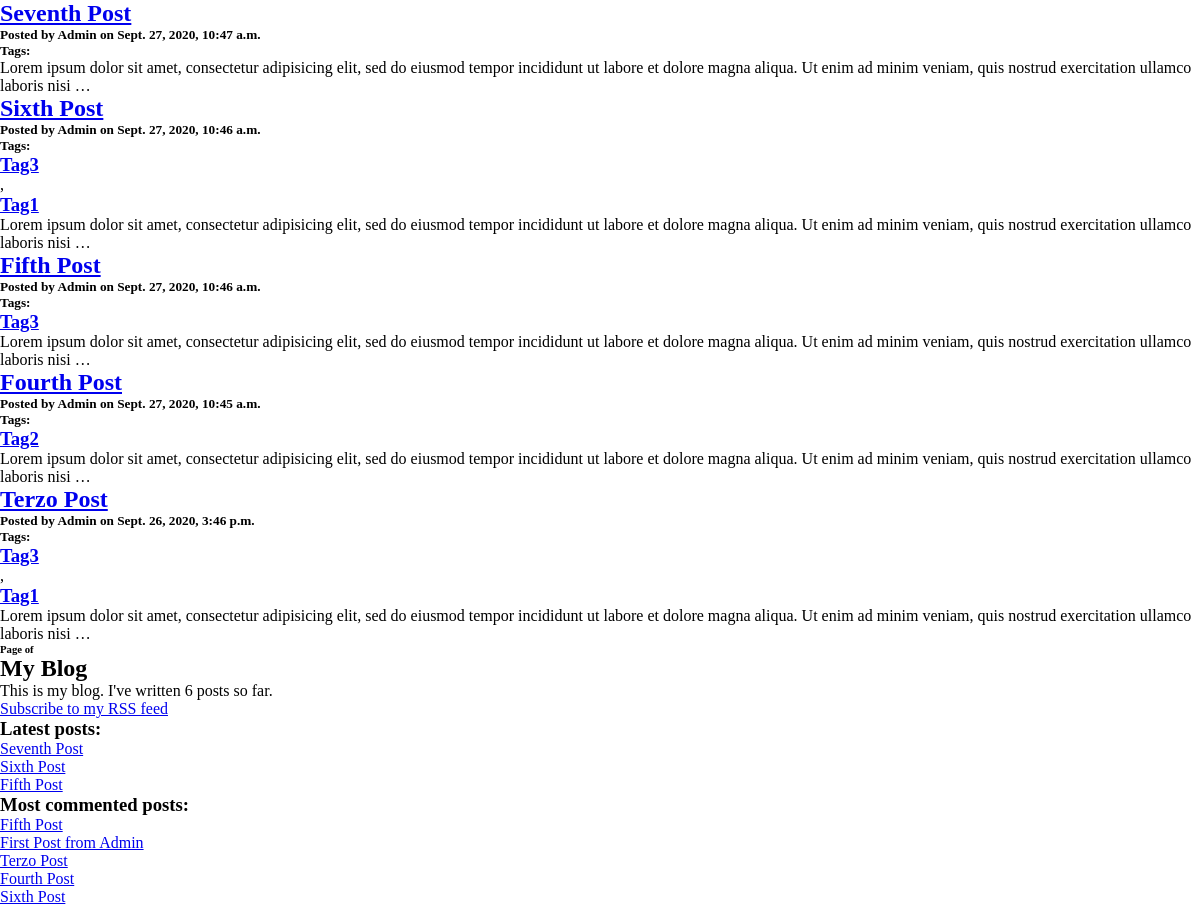
The page /blog/ on the database as committed earlier.
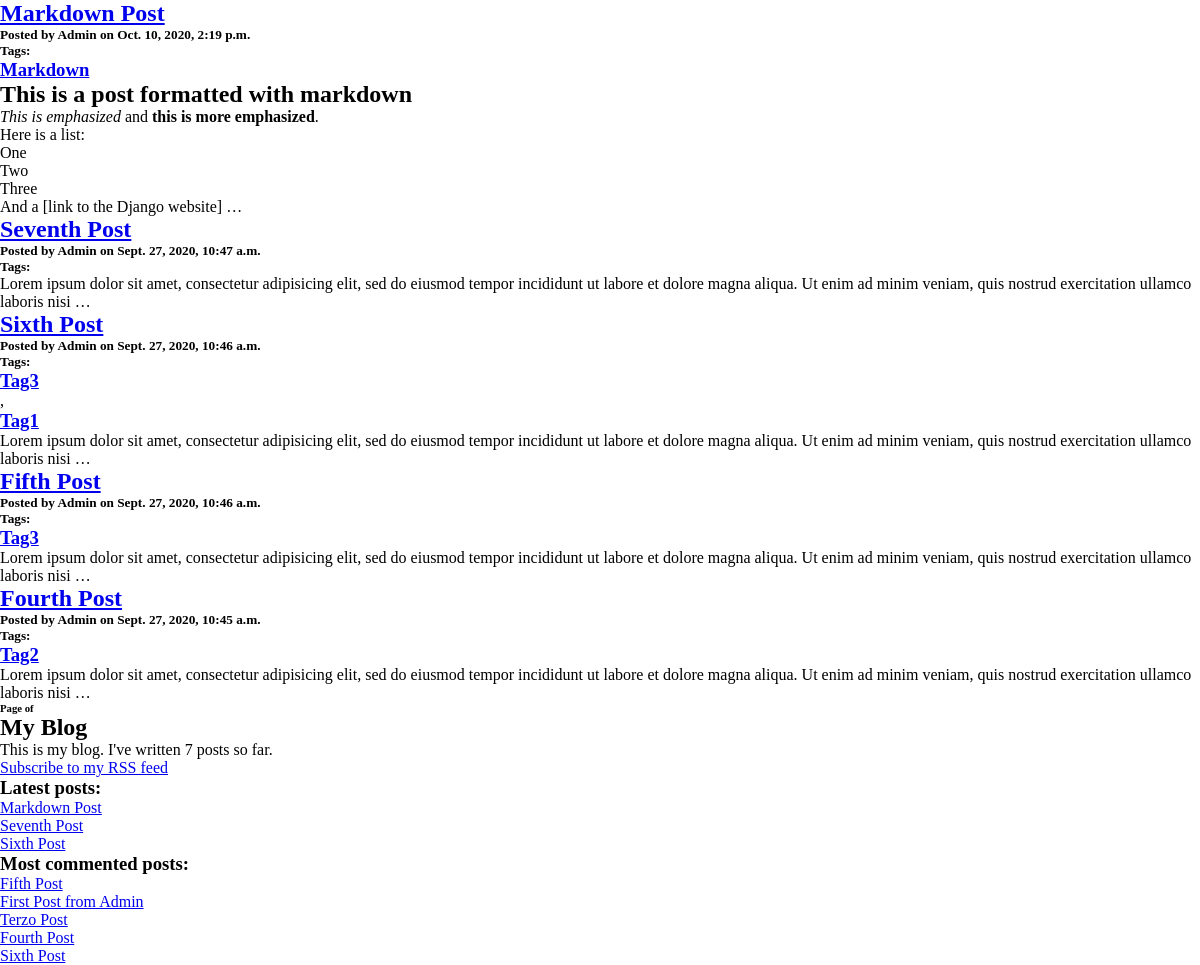
The same page on the database as committed later.
### blog/models.py (models this page shows, shortened)
class Post(models.Model):
    STATUS_CHOICES = (
        ('draft', 'Draft'), ('published', 'Published'),
    )
    title = models.CharField(max_length=250)
    slug = models.SlugField(max_length=250, unique_for_date='publish')
    author = models.ForeignKey(User, on_delete=models.CASCADE, related_name='blog_posts')
    body = models.TextField()
    publish = models.DateTimeField(default=timezone.now)
    created = models.DateTimeField(auto_now_add=True)
    updated = models.DateTimeField(auto_now=True)
    status = models.CharField(max_length=10, choices=STATUS_CHOICES, default='draft')
    objects = models.Manager()
    published = PublishedManager()
    tags = TaggableManager()
    class Meta:
        ordering = ('-publish',)
    def get_absolute_url(self):
        return reverse('blog:post_detail', args=[self.publish.year, self.publish.month, self.publish.day, self.slug])

### blog/views.py (the view)
# urls.py: path('', views.post_list, name='post_list'),
def post_list(request, tag_slug=None):
    object_list = Post.published.all()
    tag = None
    if tag_slug:
        tag = get_object_or_404(Tag, slug=tag_slug)
        object_list = object_list.filter(tags__in=[tag])
    paginator = Paginator(object_list, 5)
    page = request.GET.get('page')
    try:
        posts = paginator.page(page)
    except PageNotAnInteger:
        posts = paginator.page(1)
    except EmptyPage:
        posts = paginator.page(paginator.num_pages)
    return render(request, 'blog/post/list.html', {'page': page, 'posts': posts, 'tag': tag})

### blog/models.py (called while the page is built)
    def get_queryset(self):
        return super(PublishedManager, self).get_queryset().filter(status='published')

### blog/templatetags/blog_tags.py (called while the page is built)
@register.simple_tag
def total_posts():
    return Post.published.count()

@register.inclusion_tag('blog/post/latest-posts.html')
def show_latest_posts(count=5):
    latest_posts = Post.published.order_by('-publish')[:count]
    return {'latest_posts': latest_posts}

@register.simple_tag
def get_most_commented_posts(count=5):
    return Post.published.annotate(total_comments=Count('comments')).order_by('-total_comments')[:count]

@register.filter(name='markdown')
def markdown_format(text):
    return mark_safe(markdown.markdown(text))

### blog/templates/blog/post/list.html (shortened to what this page needs)
{%extends "blog/base.html"%}
{%load blog_tags%}
{%block content%}
    {%for post in posts%}
        <h2><a href="{{post.get_absolute_url}}">{{post.title}}</a></h2>
        <h5>Posted by {{post.author}} on {{post.publish}}</h5>
        <div class="tags">
            <h5>Tags:</h5>
                {%for tag in post.tags.all%}
                    <a href="{%url "blog:post_list_by_tag" tag.slug%}"><h3>{{tag.name}}</h3></a>
                    {%if not forloop.last%}, {%endif%}
                {%endfor%}
        </div>
        <p>{{post.body|markdown|truncatewords_html:30}}</p>
    {%endfor%}
    {%include "pagination.html" with page=page_obj%}
{%endblock%}

### blog/templates/blog/base.html (shortened to what this page needs)
{% load blog_tags %}
{% load static %}
<!DOCTYPE html>
<html lang="en" dir="ltr">
    <head>
        <link rel="stylesheet" href="{% static "css/blog.css"%}">
    </head>
    <body>
        <main>
            {%block content%}
            {%endblock%}
        </main>
        <aside class="">
            <h2>My Blog</h2>
            <p>This is my blog. I've written {%total_posts%} posts so far.</p>
            <p><a href="{% url "blog:post_feed" %}">Subscribe to my RSS feed</a></p>
            <h3>Latest posts:</h3>
            {%show_latest_posts 3%}
            <h3>Most commented posts:</h3>
            {%get_most_commented_posts as most_commented_posts%}
            <ul>
                {%for post in most_commented_posts%}
                    <li>
                        <a href="{{post.get_absolute_url}}">{{post.title}}</a>
                    </li>
                {%endfor%}
            </ul>
        </aside>
    </body>
</html>

### blog/templates/pagination.html (shortened to what this page needs)
<div class="pagination">
    <div class="step-links">
        <h6 class="current">
            Page {{page.number}} of {{page.paginator.num_pages}}
        </h6>
    </div>
</div>

### blog/templates/blog/post/latest-posts.html
<ul>
    {%for post in latest_posts%}
        <li><a href="{{post.get_absolute_url}}">{{post.title}}</a></li>
    {%endfor%}
</ul>

### blog/static/css/blog.css (style rules this page uses)
* { margin: 0; padding: 0; box-sizing: border-box; }

Rows that differ between the two databases and show on the page:
no longer on one of the page's lists (row unchanged): Post: title "Fifth Post"
no longer on one of the page's lists (row unchanged): Post: title "Terzo Post", author "Admin", publish "Sept. 26, 2020, 3:46 p.m.", body "Lorem ipsum dolor sit amet, consectetur adipisicing elit, sed do eiusmod tempor incididunt ut labore et dolore magna aliqua. Ut enim ad minim veniam, quis nostrud exercitation ullamco laboris nisi …"
added Post: title "Markdown Post", author "Admin", publish "Oct. 10, 2020, 2:19 p.m.", body "This is a post formatted with markdown This is emphasized and this is more emphasized . Here is a list: One Two Three And a [link to the Django website] …"
added Tag: name "Markdown", shown under "Markdown Post"
computed for Post "Terzo Post": loses Tag (name "Tag3"); loses Tag (name "Tag1")
Other text that changed with them:
text no longer shown: "6"
text now shown: "7"
